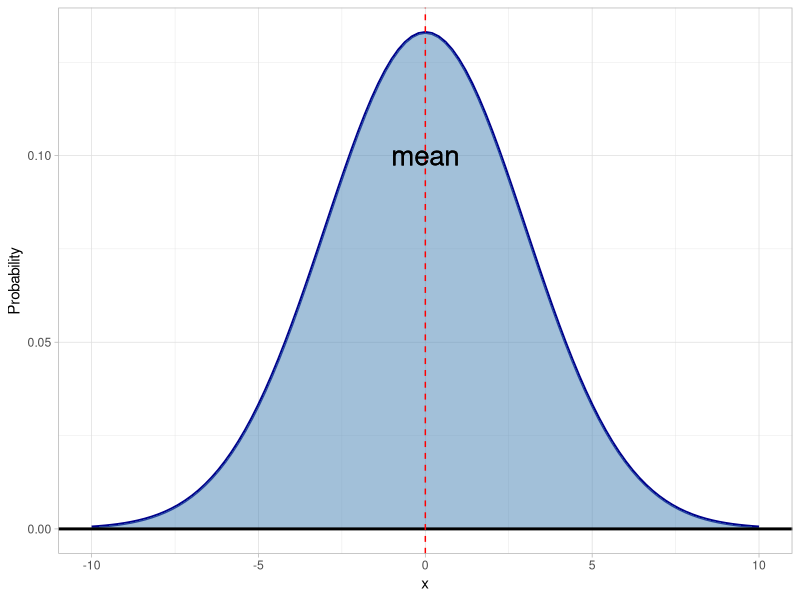
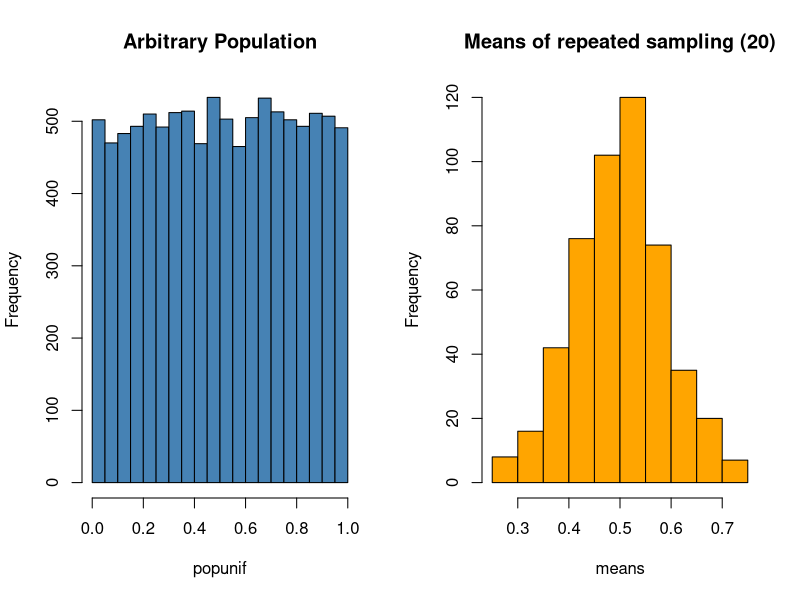
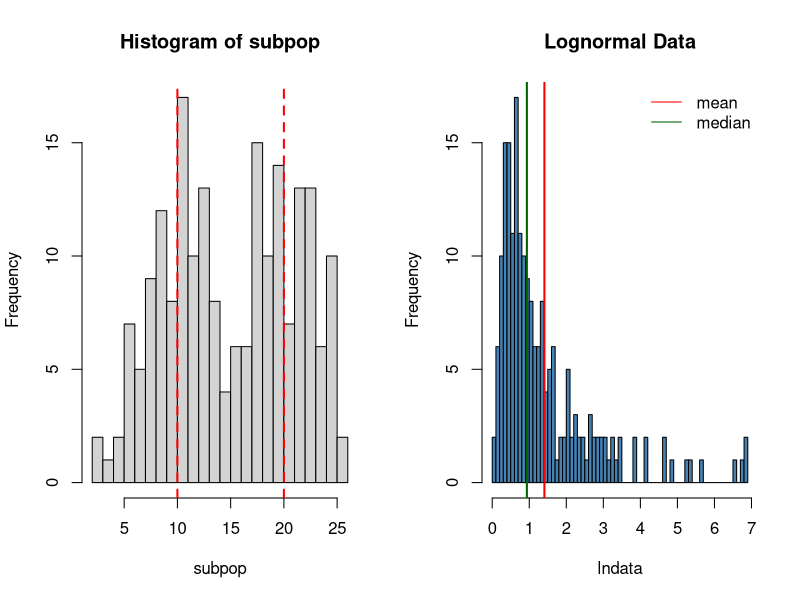
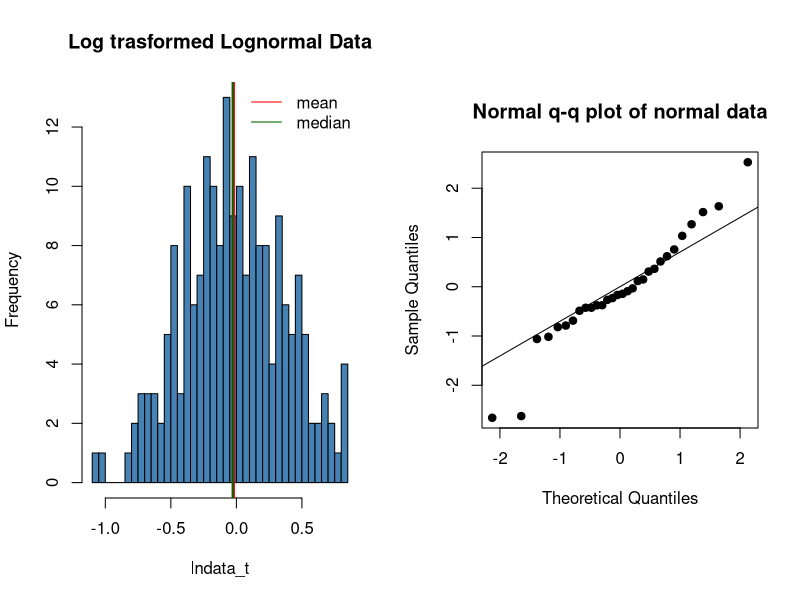
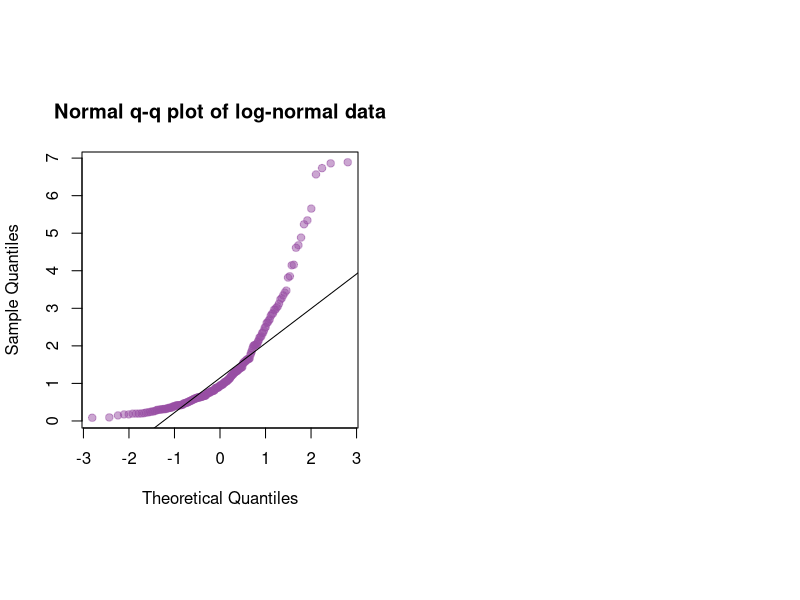

Recreate these plots in R, in order.
## ---- chunk 1
knitr::opts_chunk$set(echo = FALSE)
library(knitr)
library(tidyverse)
## ---- chunk 2
## Standard normal distribution:

xvalues <- data.frame(x = c(-10, 10))

## add a second normal curve
normal1 <- function(x){
  dnorm(x, mean = 0, sd = 3)
}


xvalues %>% ggplot(aes(x = x)) + 
  stat_function(fun = normal1, lwd = 1, col = "darkblue") + 
  stat_function(fun = normal1, geom = "area", fill = "steelblue", alpha = 0.5) +
  theme_light() + 
  geom_hline(yintercept = 0, lwd = 1) + 
  geom_vline(xintercept = 0, lty = 2, col = "red") + 
  geom_text(x = 0, y = 0.1, label = "mean", size =7) + 
  ylab("Probability")


## ---- chunk 3
popunif <- runif(10000)

means <- rep(0,500)

for(i in 1:500){
  means[i] <- mean(sample(popunif,10))
}

par(mfrow = c(1,2))
hist(popunif, main = "Arbitrary Population", col = "steelblue")
hist(means, main = "Means of repeated sampling (20)", col = "Orange")

## ---- chunk 4
subpop <- c(rnorm(100,10,3),rnorm(100,20,3))

hist(subpop, breaks = 30)
abline(v = c(10,20), col = "red", lty = 2, lwd = 2, main = "2 sub-populations")
## ---- chunk 5
set.seed(124)
lndata <- rlnorm(200, meanlog = 0, sdlog = 1)

hist(lndata, breaks = 50, col = "steelblue", main = "Lognormal Data")
abline(v = mean(lndata), col  ="red", lwd = 2)
abline(v = median(lndata), col  ="darkgreen", lwd = 2)
legend("topright", legend = c("mean","median"), col = c("red","darkgreen"), lwd = 1, box.lwd = 0)
## ---- chunk 6
lndata_t <- log10(lndata)

hist(lndata_t, breaks = 50, col = "steelblue", main = "Log trasformed Lognormal Data")
abline(v = mean(lndata_t), col  ="red", lwd = 2)
abline(v = median(lndata_t), col  ="darkgreen", lwd = 2)
legend("topright", legend = c("mean","median"), col = c("red","darkgreen"), lwd = 1, box.lwd = 0)
## ---- chunk 7
a <- rnorm(30)
par(pty="s")
qqnorm(a, main = "Normal q-q plot of normal data", pch = 19)
qqline(a)
## ---- chunk 8
par(pty="s")
qqnorm(lndata, main = "Normal q-q plot of log-normal data", pch = 19, col = "#984ea380")
qqline(lndata)

